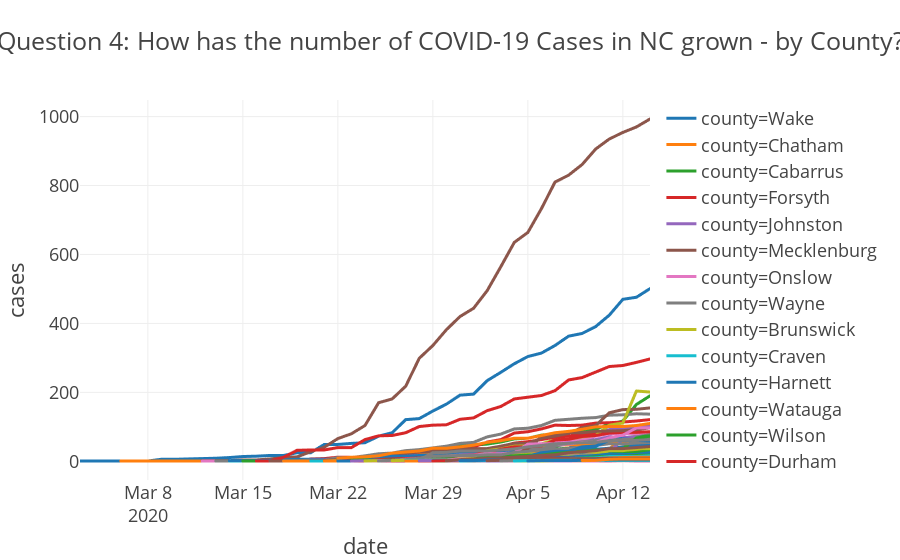

Write notebook code for a chart like this one.
### Code cell
# Plot

fig = px.line(df_NC,
             x='date',
             y='cases',
             template='presentation',
              color='county',
             title='Question 4: How has the number of COVID-19 Cases in NC grown - by County?')

fig.show()
